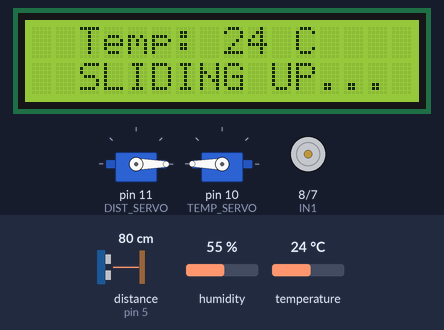
A sketch run on a simulated Arduino Uno, built with avr-gcc and run on an emulated ATmega328P. Shown: 2 × servo, 16×2 character LCD, motor-driver pin pairs drawn as motors (green arrow = first pin HIGH = forward, orange = second pin HIGH = backward, longer = more drive, scaled by the enable pin). Wiring (inferred from the names in the program): ultrasonic range finder: trigger pin 4; echo pin 5. Inputs (shaded band) come from the test bench; at power-on: distance to the obstacle (sensor on pin 5) 80 cm, temperature 24 °C, humidity 55 %. The echo pulse lasts 58.3 µs per cm; what the sketch prints to the serial monitor is not drawn.

Above: at 1.3 s.
1.4 s: distance to the obstacle (sensor on pin 5) set to 10 cm
4.0 s: distance to the obstacle (sensor on pin 5) set to 7 cm
At 6.2 s:
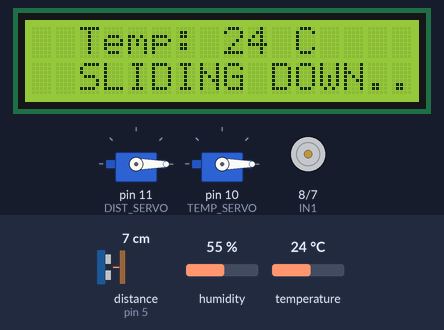
7.3 s: temperature set to 27 °C
At 10.5 s:
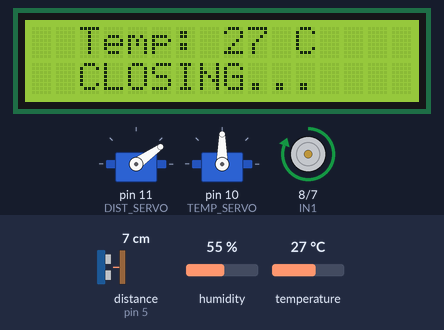
10.6 s: temperature set to 12 °C
At 16.9 s:
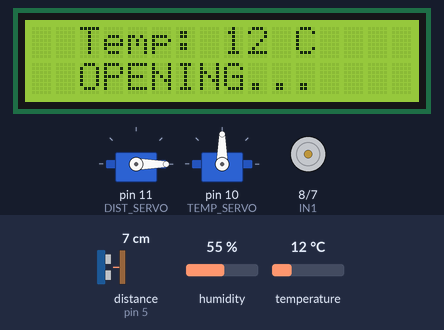
17.2 s: temperature set to 22 °C
At 20.3 s:
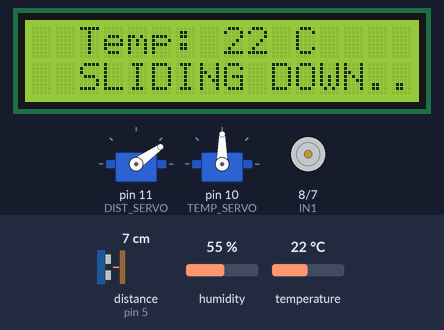
20.5 s: temperature set to 25 °C
At 33.2 s:
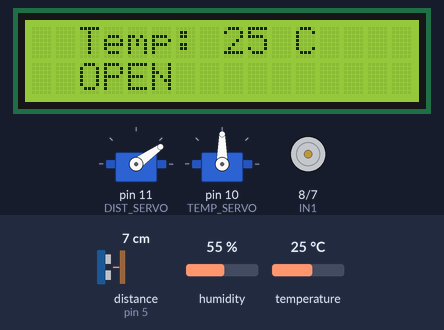
Timing chart, 0 to 42.6 s (numbered marks = the images above; inputs shaded):
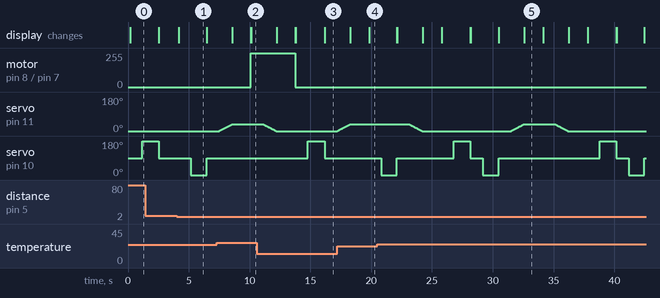

The sketch:

windowScript.ino
```cpp
#include <Servo.h>
#include <DFRobot_DHT11.h>
#include <LiquidCrystal_I2C.h>

LiquidCrystal_I2C lcd(0x27,16,2);  // set the LCD address
DFRobot_DHT11 DHT;

// Define Pins

// Temperature sensor
#define DHTPIN A0

// Distance sensor
#define TRIG_PIN 4
#define ECHO_PIN 5

// Motor driver
#define IN2 7
#define IN1 8
#define ENA 9

// Servomotors
#define TEMP_SERVO 10
#define DIST_SERVO 11

//Thresholds
#define DIST_THRESHOLD 8
#define TEMP_THRESHOLD 23
#define VENT_THRESHOLD 25

Servo distServo;
Servo tempServo;

// Initial state
static bool isHalfOpen = false;
static bool isOpen = false;
static bool isVentilating = false;

// Toggle ventilation
void ventilateRoom() {
  if (isVentilating == 0) {
    // Action DC motor
    analogWrite(ENA, 255);
    digitalWrite(IN1, HIGH);
    digitalWrite(IN2, LOW);

    // Update ventilation state variable
    isVentilating = 1;

  } else {
    // Stop motor after movement
    digitalWrite(IN1, LOW);
    digitalWrite(IN2, LOW);

    //Update ventilation state variable
    isVentilating = 0;
  }
}


void slideWindow() {
  if(isHalfOpen)  // The window is half open
  {
    // Slide down the window
    lcd.setCursor(2, 1);
    lcd.print("SLIDING DOWN...       "); //Display action message
    delay(1000);

    tempServo.write(0);
    delay(1250);

    // Stop the servo
    tempServo.write(90);

    lcd.setCursor(2, 1);
    lcd.print("CLOSED            "); //Display action message

    // Update window state variable
    isHalfOpen = 0;

  } else {
    lcd.setCursor(2, 1);
    lcd.print("SLIDING UP...            "); // Display action message

    delay(1000);

    // Slide up the window
    tempServo.write(180);
    delay(1350);

    // Stop the servo
    tempServo.write(90);

    lcd.setCursor(2, 1);
    lcd.print("HALF OPEN            ");

    isHalfOpen = 1;
    }
}


void openWindow() {
  if(isOpen)
  {
    lcd.setCursor(2, 1);
    lcd.print("CLOSING...          ");
    delay(1000);

    // Close the window
    for (int pos = 35 ; pos >= 0; pos--) {
        distServo.write(pos);
        delay(30);
    }

    lcd.setCursor(2, 1);
    lcd.print("CLOSED            ");

    isOpen = 0;

  } else {

    slideWindow();
    lcd.setCursor(2, 1);
    lcd.print("OPENING...             ");
    delay(1000);


    // Open the window
    for (int pos = 0 ; pos <= 35; pos++) {
        distServo.write(pos);
        delay(30);
    }


    lcd.setCursor(2, 1);
    lcd.print("OPEN              ");

    isOpen = 1;
    }
}


void setup() {
  Serial.begin(9600);

  // Distance sensor
  pinMode(TRIG_PIN, OUTPUT);
  pinMode(ECHO_PIN, INPUT);

  // Distance servo initial state
  distServo.attach(DIST_SERVO);
  distServo.write(0);

  // Temperature servo initial state
  tempServo.attach(TEMP_SERVO);
  tempServo.write(90);

  // Set all the temperature motor control pins to outputs
	pinMode(ENA, OUTPUT);
	pinMode(IN1, OUTPUT);
	pinMode(IN2, OUTPUT);

	// Turn off temperature motor
	digitalWrite(IN1, LOW);
	digitalWrite(IN2, LOW);

  //initialise LCD
  lcd.init();
  lcd.clear();
  lcd.backlight();
  lcd.setCursor(2, 0);
  lcd.print("HELLO!             ");
  lcd.setCursor(2, 1);
  lcd.print("CLOSED               ");
}

void loop() {

  // Read data from sensor
  DHT.read(DHTPIN);
  int temp = DHT.temperature;

  Serial.print("temp:");
  Serial.print(temp);

  lcd.setCursor(2, 0);
  lcd.print("Temp: ");
  lcd.print(temp);
  lcd.print(" C   ");


  // Open and close the window depending on the temperature
  if (temp > TEMP_THRESHOLD) {
    if (!isHalfOpen  && !isOpen)
        slideWindow(); // Slide up the window
  } else {
    if (isHalfOpen)
      slideWindow(); // Slide down the window
  }

  if (temp > VENT_THRESHOLD) {
    if (!isVentilating)
      ventilateRoom();
  }
  else {
    if (isVentilating)
      ventilateRoom();
  }

  long duration;
  int distance;

  // Trigger the sensor
  digitalWrite(TRIG_PIN, LOW);
  delayMicroseconds(2);
  digitalWrite(TRIG_PIN, HIGH);
  delayMicroseconds(10);
  digitalWrite(TRIG_PIN, LOW);

  // Read the echo time
  duration = pulseIn(ECHO_PIN, HIGH);

  // Convert to distance in cm
  distance = duration * 0.034 / 2;

   // Print to serial
  Serial.print("Distance: ");
  Serial.print(distance);
  Serial.println(" cm");

  // Open or close the window
  if (distance < DIST_THRESHOLD) {
      openWindow();
      delay(1000);
  }

  delay(500); // Update every half second
}
```

Measured:
- the behaviour switches between 9 and 8 cm on distance to the obstacle (sensor on pin 5) (found by bisection; images 0 and 1)
- the behaviour switches between 25 and 26 °C on temperature (found by bisection; images 1 and 2)
- the behaviour switches between 23 and 24 °C on temperature (found by bisection; images 4 and 5)
- after the input at 4.0 s, servo on pin 10 (TEMP_SERVO): 90° → 0° after 1.2 s, → 90° 1.3 s later; the display: changes after 0.18 s (image 1)
- after the input at 7.3 s, motor on pin 8 (IN1) / pin 7 (IN2): stopped → forward 255/255 after 2.8 s
- after the input at 10.6 s, motor on pin 8 (IN1) / pin 7 (IN2): forward 255/255 → stopped after 3.2 s
- what the display in image 1 shows lasts 2.3 s, from 4.2 s to 6.5 s
